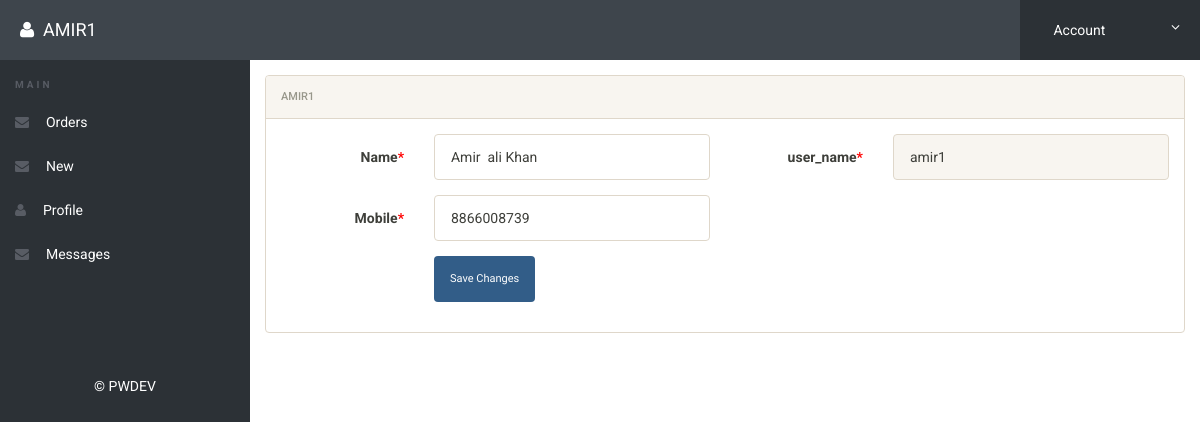
The app's page /profile.php (signed in) with its own data.
### tables this page shows
CREATE TABLE IF NOT EXISTS `users` (
  `id` int NOT NULL AUTO_INCREMENT,
  `name` varchar(50) NOT NULL,
  `user_name` varchar(100) NOT NULL,
  `password` varchar(50) NOT NULL,
  `mobile` varchar(50) NOT NULL,
  `status` int NOT NULL,
  PRIMARY KEY (`id`),
  UNIQUE KEY `user_name` (`user_name`)
);

### profile.php (the view, shortened to what this page needs)
<?php
include('includes/config.php');
if (strlen($_SESSION['alogin']) == 0) {
	header('location:index.php');
} else {
?>
	<!doctype html>
	<html lang="en" class="no-js">
	<head>
		<link rel="stylesheet" href="css/font-awesome.min.css">
		<link rel="stylesheet" href="css/bootstrap.min.css">
		<link rel="stylesheet" href="css/dataTables.bootstrap.min.css">
		<link rel="stylesheet" href="css/bootstrap-social.css">
		<link rel="stylesheet" href="css/bootstrap-select.css">
		<link rel="stylesheet" href="css/fileinput.min.css">
		<link rel="stylesheet" href="css/awesome-bootstrap-checkbox.css">
		<link rel="stylesheet" href="css/style.css">
	</head>
	<body>
		<?php
		$user_name = $_SESSION['alogin'];
		$sql = "SELECT * from users where user_name = (:user_name);";
		$query = $dbh->prepare($sql);
		$query->bindParam(':user_name', $user_name, PDO::PARAM_STR);
		$query->execute();
		$result = $query->fetch(PDO::FETCH_OBJ);
		?>
		<?php include('includes/header.php'); ?>
		<div class="ts-main-content">
			<?php include('includes/leftbar.php'); ?>
			<div class="content-wrapper">
				<div class="container-fluid">
					<div class="row">
						<div class="col-md-12">
							<div class="row">
								<div class="col-md-12">
									<div class="panel panel-default">
										<div class="panel-heading"><?php echo htmlentities($_SESSION['alogin']); ?></div>
										<div class="panel-body">
											<form method="post" class="form-horizontal" enctype="multipart/form-data">
												<div class="form-group">
													<label class="col-sm-2 control-label">Name<span style="color:red">*</span></label>
													<div class="col-sm-4">
														<input type="text" name="name" class="form-control" required value="<?php echo htmlentities($result->name); ?>">
													</div>
													<label class="col-sm-2 control-label">user_name<span style="color:red">*</span></label>
													<div class="col-sm-4">
														<input type="user_name" name="user_name" class="form-control" required value="<?php echo htmlentities($result->user_name); ?> " readonly>
													</div>
												</div>
												<div class="form-group">
													<label class="col-sm-2 control-label">Mobile<span style="color:red">*</span></label>
													<div class="col-sm-4">
														<input type="text" name="mobile" class="form-control" required value="<?php echo htmlentities($result->mobile); ?>">
													</div>
												</div>
												<div class="form-group">
													<div class="col-sm-8 col-sm-offset-2">
														<button class="btn btn-primary" name="submit" type="submit">Save Changes</button>
													</div>
												</div>
											</form>
										</div>
									</div>
								</div>
							</div>
						</div>
					</div>
				</div>
			</div>
		</div>
	</body>
	</html>
<?php } ?>

### css/style.css (style rules this page uses)
html { font-size: 14px; }
@media only screen and (min-width: 480px) { html { font-size: 17px; } }
@media only screen and (min-width: 768px) { html { font-size: 14px; } }
body { font-size: 1em; }
.btn { font-family: 'Oswald', sans-serif; }
.panel { overflow: hidden; }
.btn { text-transform: none; }
.ts-main-content .content-wrapper { padding-top: 15px; margin-top: 60px; }
@media only screen and (min-width: 992px) { .ts-main-content .content-wrapper { margin-left: 250px; } }

### records on screen
users: name "Amir ali Khan", user_name "amir1", mobile "8866008739"

### other values on screen
$_SESSION['alogin'] "AMIR1"
